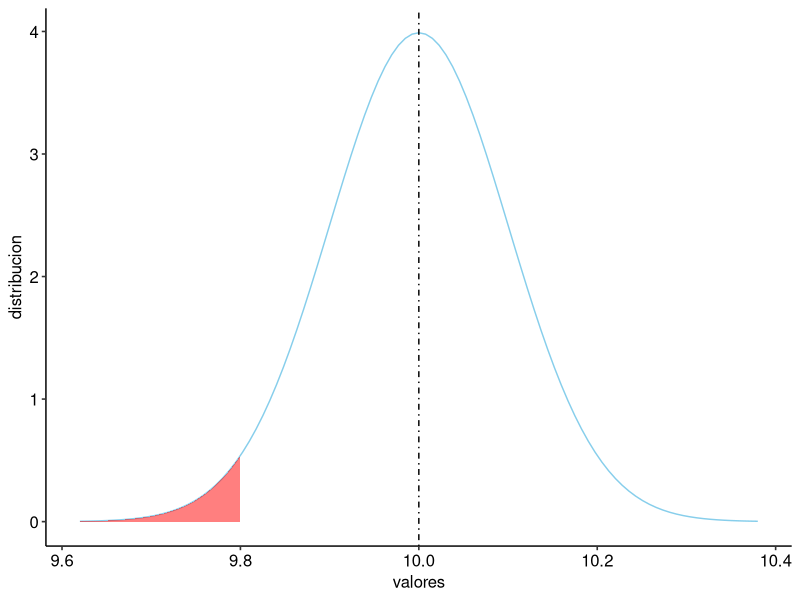
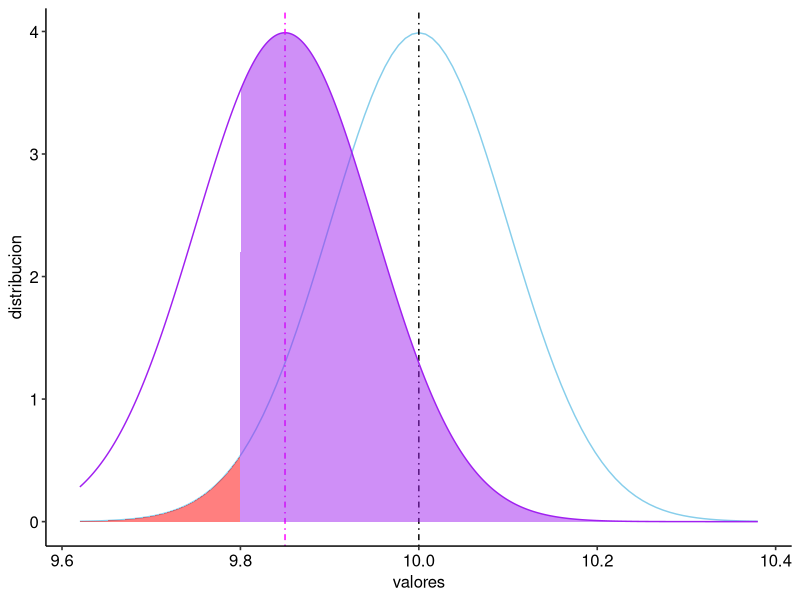
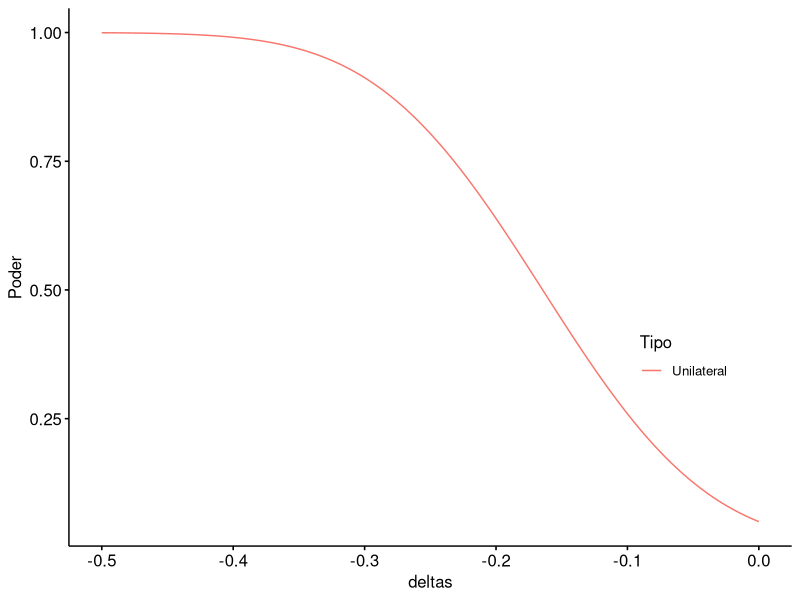

The R script that drew these images, in order:
## ---- chunk 1
library(ggpubr)
library(pwr)
library(tidyr)
## ---- chunk 2
desviacion_estandar = 1
tamano_muestra = 100
valor_nulo = 10
## ---- chunk 3

#como se conoce desviacion poblacional entonces se puede calcular error estandar
error_estandar = desviacion_estandar/sqrt(tamano_muestra)

#se ocupa distribucion normal porque se conoce desviacion poblacional

valores = seq(valor_nulo - 3.8 * error_estandar, valor_nulo + 3.8 * error_estandar, length.out = 7000)

distribucion = dnorm(valores, mean = valor_nulo, sd = error_estandar)
distribucion_normal = data.frame(valores, distribucion)

grafico = ggplot(data = distribucion_normal,
                 aes(valores)) + theme_pubr() + stat_function(fun = dnorm, args = list(mean = valor_nulo, sd = error_estandar), colour = "skyblue") + geom_vline(xintercept = valor_nulo, colour = "black", linetype = "dotdash")+
  geom_area(data = subset(distribucion_normal, valores < 9.8),aes(y = distribucion),fill = "red", alpha = 0.5)

grafico

probabilidad = pnorm(9.8, mean = valor_nulo, sd = error_estandar, lower.tail = TRUE)

probabilidad
## ---- chunk 4
media = 9.85
valores_x <- seq(media - 3.8 * error_estandar, media + 3.8 * error_estandar, length.out = 7000)

valores_y = dnorm(valores_x, mean = media, sd = error_estandar)

distribucion_n = data.frame(x = valores_x, y = valores_y)

area = subset(distribucion_n, x > 9.8)

grafico_2 = grafico + 
  stat_function(fun = dnorm, n = 7000, args = list(mean = media, sd = error_estandar),colour ="purple")+ 
  geom_vline(xintercept = media, colour = "magenta", linetype = "dotdash") + 
  geom_area(fill = "purple", alpha = 0.5, 
            data = area, aes(x = x, y = y))





grafico_2
## ---- chunk 5
probabilidad = pnorm(9.8, mean = media, sd = error_estandar, lower.tail = FALSE)
probabilidad
## ---- chunk 6
alfa<-0.05
n<-100
media_nula<-10
sigma<-1

medias_verdaderas<-seq(9.5, 10, 0.001)
deltas<- medias_verdaderas-media_nula
deltas_norm<- deltas / sigma

f_u<- function(x) pwr.norm.test(x,n=n, sig.level = alfa, alternative = "less")[["power"]]

poder_u <- sapply(deltas_norm, f_u)

datos_a<- data.frame(deltas,poder_u)
datos_l<- datos_a %>% pivot_longer(-deltas, names_to = "Tipo", values_to = "Poder")
datos_l[["Tipo"]]<- factor(datos_l[["Tipo"]],labels = c("Unilateral"))

g <- ggline(datos_l, x = "deltas", y = "Poder",
            color = "Tipo", numeric.x.axis = TRUE, plot_type = "l")

g <- ggpar(g,legend = c(.85, .35))
print(g)
## ---- chunk 7
#d = (mediaReal - valorNulo) / desviación estándar
d =(9.85-10)
n = pwr.norm.test(d = d,n = NULL, sig.level = 0.05, power = 0.75,alternative = "less")$n
n = ceiling(n)
n
## ---- chunk 8

h = ES.h(0.04, 0.1)
n = pwr.2p.test(h=h,n = NULL, sig.level = 0.05, power = 0.75,alternative = "two.sided")$n
ceiling(n)
